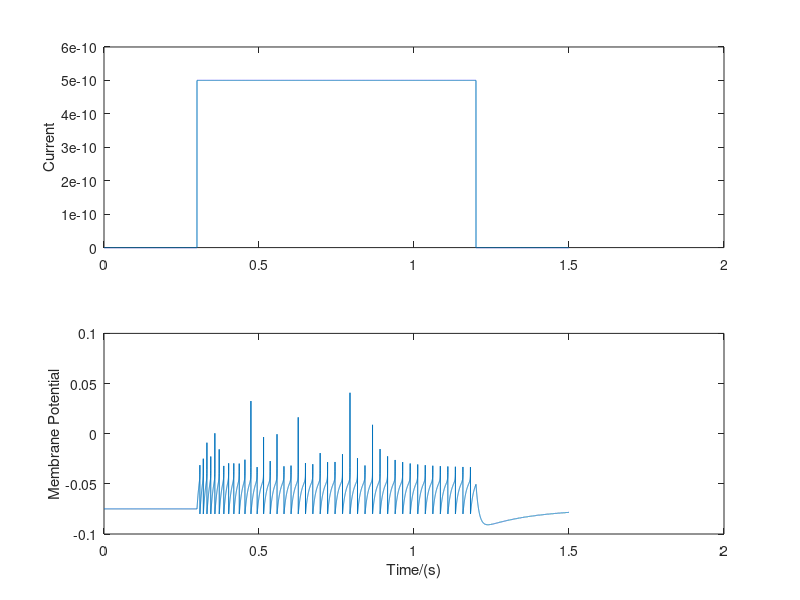

MATLAB code to generate this figure:
%time vector
dt = 0.1E-3;t_max = 1.5;
t = [0:dt:t_max];
DeltaI = 15E-12;

%Parameters
E_L = -75E-3;
V_th = -50E-3;
V_reset = -80E-3;
V_max = 50E-3;
Delta_th = 2E-3;
G_L = 10E-9;
C_m = 100E-12;
a = 2E-9;
b = 0.02E-9;
tau_SRA = 200E-3;

V_m = zeros(size(t));
V_m(1) = E_L;
I_SRA = zeros(size(t));
I_SRA(1) = 0;
I_app = zeros(size(t));

for n = 2:length(t)
   %if  (n/length(t))> (1/3) && (n/length(t))<(2/3)
    if  (n/length(t))> (1/5) && (n/length(t))<(4/5)

        I_0 = 500E-12;
    else
        I_0 = 0;
    end
    I_app(n) = I_0;
    V_m(n) = ((G_L/C_m) * (E_L - V_m(n-1) + Delta_th*exp((V_m(n-1)-V_th)/Delta_th)) - I_SRA(n-1)/C_m + I_app(n-1)/C_m)*dt + V_m(n-1);
    %V_m(n) = (G_L/C_m)*dt*(E_L - V_m(n-1) + Delta_th*exp((V_m(n-1)-V_th)/Delta_th))-(I_SRA(n-1)*dt)/C_m + (I_app(n-1)*dt)/C_m + V_m(n-1);
    I_SRA(n) = ((a*(V_m(n-1) - E_L) - I_SRA(n-1))/tau_SRA) * dt + I_SRA(n-1);
    if V_m(n) > V_max
        V_m(n) = V_reset;
        I_SRA(n) = I_SRA(n) + b;
    end
end


subplot(2,1,1);
plot(t,I_app);
%xlabel('Time/(s)');
ylabel('Current')

subplot(2,1,2);
plot(t,V_m);
xlabel('Time/(s)');
ylabel('Membrane Potential');






